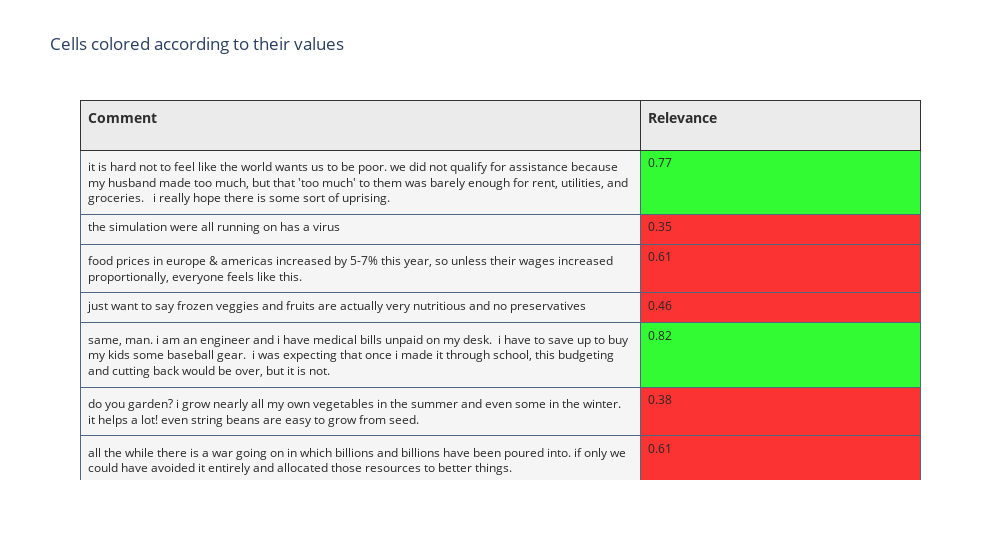

Notebook source saved alongside this figure:
### Code cell
layout = dict(width=1000, autosize=True, 
              title='Cells colored according to their values', showlegend=False)
fig= dict(data=[trace], layout=layout)
iplot(fig)

### Figure 1 — Plotly figure (JSON) as saved in the notebook; plotly's stock layout.template omitted (floating-point values rounded to 4 significant figures; data arrays with more than 128 entries replaced by an {"elided": "..."} marker saying what was removed)
{"data": [{"cells": {"align": "left", "fill": {"color": ["rgb(245, 245, 245)", ["rgba(0, 250, 0, 0.8)", "rgba(250, 0, 0, 0.8)", "rgba(250, 0, 0, 0.8)", "rgba(250, 0, 0, 0.8)", "rgba(0, 250, 0, 0.8)", "rgba(250, 0, 0, 0.8)", "rgba(250, 0, 0, 0.8)", "rgba(0, 250, 0, 0.8)", "rgba(250, 0, 0, 0.8)", "rgba(0, 250, 0, 0.8)", "rgba(0, 250, 0, 0.8)", "rgba(250, 0, 0, 0.8)", "rgba(0, 250, 0, 0.8)", "rgba(0, 250, 0, 0.8)", "rgba(250, 0, 0, 0.8)", "rgba(250, 0, 0, 0.8)", "rgba(0, 250, 0, 0.8)", "rgba(250, 0, 0, 0.8)", "rgba(250, 0, 0, 0.8)", "rgba(250, 0, 0, 0.8)", "rgba(250, 0, 0, 0.8)", "rgba(250, 0, 0, 0.8)", "rgba(0, 250, 0, 0.8)", "rgba(0, 250, 0, 0.8)", "rgba(250, 0, 0, 0.8)", "rgba(0, 250, 0, 0.8)", "rgba(250, 0, 0, 0.8)", "rgba(250, 0, 0, 0.8)", "rgba(250, 0, 0, 0.8)", "rgba(250, 0, 0, 0.8)", "rgba(0, 250, 0, 0.8)", "rgba(0, 250, 0, 0.8)", "rgba(250, 0, 0, 0.8)", "rgba(250, 0, 0, 0.8)", "rgba(250, 0, 0, 0.8)", "rgba(0, 250, 0, 0.8)", "rgba(0, 250, 0, 0.8)", "rgba(250, 0, 0, 0.8)", "rgba(0, 250, 0, 0.8)", "rgba(250, 0, 0, 0.8)", "rgba(0, 250, 0, 0.8)", "rgba(250, 0, 0, 0.8)", "rgba(250, 0, 0, 0.8)", "rgba(0, 250, 0, 0.8)", "rgba(250, 0, 0, 0.8)", "rgba(250, 0, 0, 0.8)", "rgba(250, 0, 0, 0.8)", "rgba(0, 250, 0, 0.8)", "rgba(250, 0, 0, 0.8)", "rgba(0, 250, 0, 0.8)", "rgba(0, 250, 0, 0.8)", "rgba(0, 250, 0, 0.8)", "rgba(0, 250, 0, 0.8)", "rgba(250, 0, 0, 0.8)", "rgba(250, 0, 0, 0.8)", "rgba(250, 0, 0, 0.8)", "rgba(0, 250, 0, 0.8)", "rgba(250, 0, 0, 0.8)", "rgba(250, 0, 0, 0.8)", "rgba(0, 250, 0, 0.8)", "rgba(250, 0, 0, 0.8)", "rgba(0, 250, 0, 0.8)", "rgba(250, 0, 0, 0.8)", "rgba(0, 250, 0, 0.8)", "rgba(0, 250, 0, 0.8)", "rgba(250, 0, 0, 0.8)", "rgba(250, 0, 0, 0.8)", "rgba(250, 0, 0, 0.8)", "rgba(250, 0, 0, 0.8)", "rgba(250, 0, 0, 0.8)", "rgba(250, 0, 0, 0.8)", "rgba(250, 0, 0, 0.8)", "rgba(0, 250, 0, 0.8)", "rgba(250, 0, 0, 0.8)", "rgba(250, 0, 0, 0.8)", "rgba(250, 0, 0, 0.8)", "rgba(0, 250, 0, 0.8)", "rgba(0, 250, 0, 0.8)", "rgba(0, 250, 0, 0.8)", "rgba(0, 250, 0, 0.8)", "rgba(0, 250, 0, 0.8)", "rgba(0, 250, 0, 0.8)", "rgba(250, 0, 0, 0.8)", "rgba(250, 0, 0, 0.8)", "rgba(250, 0, 0, 0.8)", "rgba(0, 250, 0, 0.8)", "rgba(250, 0, 0, 0.8)", "rgba(0, 250, 0, 0.8)", "rgba(250, 0, 0, 0.8)", "rgba(250, 0, 0, 0.8)", "rgba(250, 0, 0, 0.8)", "rgba(0, 250, 0, 0.8)", "rgba(250, 0, 0, 0.8)", "rgba(250, 0, 0, 0.8)", "rgba(250, 0, 0, 0.8)", "rgba(250, 0, 0, 0.8)", "rgba(250, 0, 0, 0.8)", "rgba(250, 0, 0, 0.8)", "rgba(0, 250, 0, 0.8)", "rgba(0, 250, 0, 0.8)"]]}, "font": {"color": ["rgb(40, 40, 40)"], "size": 12}, "format": [null, ",.2f"], "height": 30, "line": {"color": "#506784"}, "values": {"elided": "2x100 mixed values"}}, "columnwidth": [200, 100], "header": {"align": "left", "fill": {"color": "rgb(235, 235, 235)"}, "font": {"color": ["rgb(45, 45, 45)"], "size": 14}, "height": 50, "line": {"color": "rgb(50, 50, 50)"}, "values": [["<b>Comment</b>"], ["<b>Relevance</b>"]]}, "type": "table"}], "layout": {"autosize": true, "showlegend": false, "title": {"text": "Cells colored according to their values"}, "width": 1000}}
